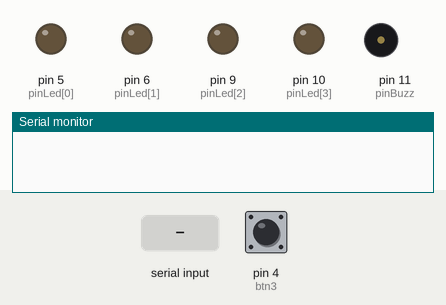
A sketch run on a simulated Arduino Uno, built with avr-gcc and run on an emulated ATmega328P. Shown: output pins drawn as LEDs (lit = HIGH), buzzer (waves = sounding), the last lines printed to the serial monitor. Dashed ring = blinking. The inputs (shaded band) are chosen by the test bench; at power-on: pin 4 (btn3) LOW.

Above: at 1.2 s.
1.3 s: "1\n" received over Serial
At 2.7 s:
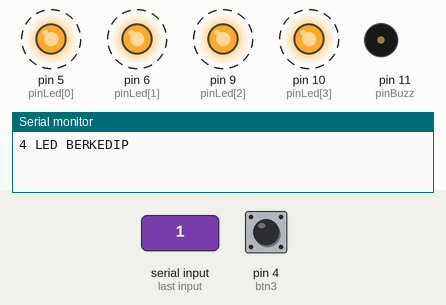
4.3 s: "2\n" received over Serial
Timing chart, 0 to 13.3 s (numbered marks = the images above; inputs shaded):
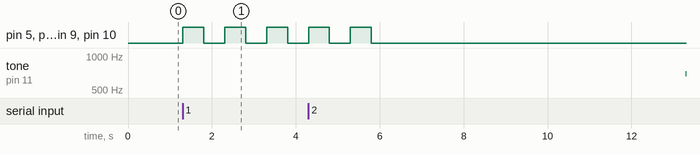

The sketch:

tugas_tiga.ino
```cpp
int pinLed[] = {5, 6, 9, 10};
int timer = 500;
int btn3 = 4;
int pinBuzz = 11;
int jmlPin = 4;

void setup()
{
    for (int i = 0; i < jmlPin; i++)
    {
        pinMode(pinLed[i], OUTPUT);
    }

    pinMode(5, OUTPUT);
    pinMode(6, OUTPUT);
    pinMode(9, OUTPUT);
    pinMode(10, OUTPUT);
    pinMode(btn3, INPUT);
    pinMode(pinBuzz, OUTPUT);
    Serial.begin(9600);
}

void loop()
{
    if (digitalRead(btn3) == 1)
    {
        Serial.println("input 1 --> 4 Led berkedip\ninput 2 --> Sirine Bazzer\ninput 3 --> Led dan buzzer berurutan\ninput 4 --> 4 Led PWM");
        delay(1000);
    }

    if (Serial.available())
    {
        int kondisi = Serial.parseInt();
        int i = 0;

        while (kondisi == 1)
        {
            digitalWrite(5, HIGH);
            digitalWrite(6, HIGH);
            digitalWrite(9, HIGH);
            digitalWrite(10, HIGH);
            delay(timer);
            digitalWrite(5, LOW);
            digitalWrite(6, LOW);
            digitalWrite(9, LOW);
            digitalWrite(10, LOW);
            delay(timer);
            Serial.println("4 LED BERKEDIP");
            if (i > 3)
                break;
            i++;
        }

        while (kondisi == 2)
        {
            // masih ada bug, loop tidak dapat di berhentikan
            Serial.println("Sirine Buzzer");
            for (i = 300; i < 800; i++) {
                tone(pinBuzz, i);
                delay(5);
            }
            for (i = 800; i > 300; i--) {
                tone(pinBuzz, i);
                delay(5);
            }
             /*
              *  if (i > 3)
              *    break;
              * i++;
              */
        }

        while (kondisi == 3)
        {
            Serial.println("LED dan Buzzer berurutan");
            for (int i = 0; i < jmlPin; i++) {
                digitalWrite(pinLed[i], HIGH);
                tone(pinBuzz, 500);
                delay(timer);
                digitalWrite(pinLed[i], LOW);
                noTone(pinBuzz);
                delay(timer);
            }
            if (i > 3)
                break;
            i++;
        }

        while (kondisi == 4)
        {
            Serial.println("4 LED PWM");
            for (int ledVal = 255; ledVal >= 0; ledVal -= 1) {
                analogWrite(5, ledVal);
                analogWrite(6, ledVal);
                analogWrite(9, ledVal);
                analogWrite(10, ledVal);
                delay(15);
            }
            if (i > 3)
                break;
            i++;
        }
    }
}
```

Measured:
- after the input at 1.3 s, pin 5 (pinLed[0]), pin 6 (pinLed[1]), pin 9 (pinLed[2]), pin 10 (pinLed[3]): alternates HIGH for 0.50 s and LOW for 0.50 s, starting at once
- after the input at 4.3 s, tone on pin 11 (pinBuzz): silent → 693 Hz after 9.0 s
